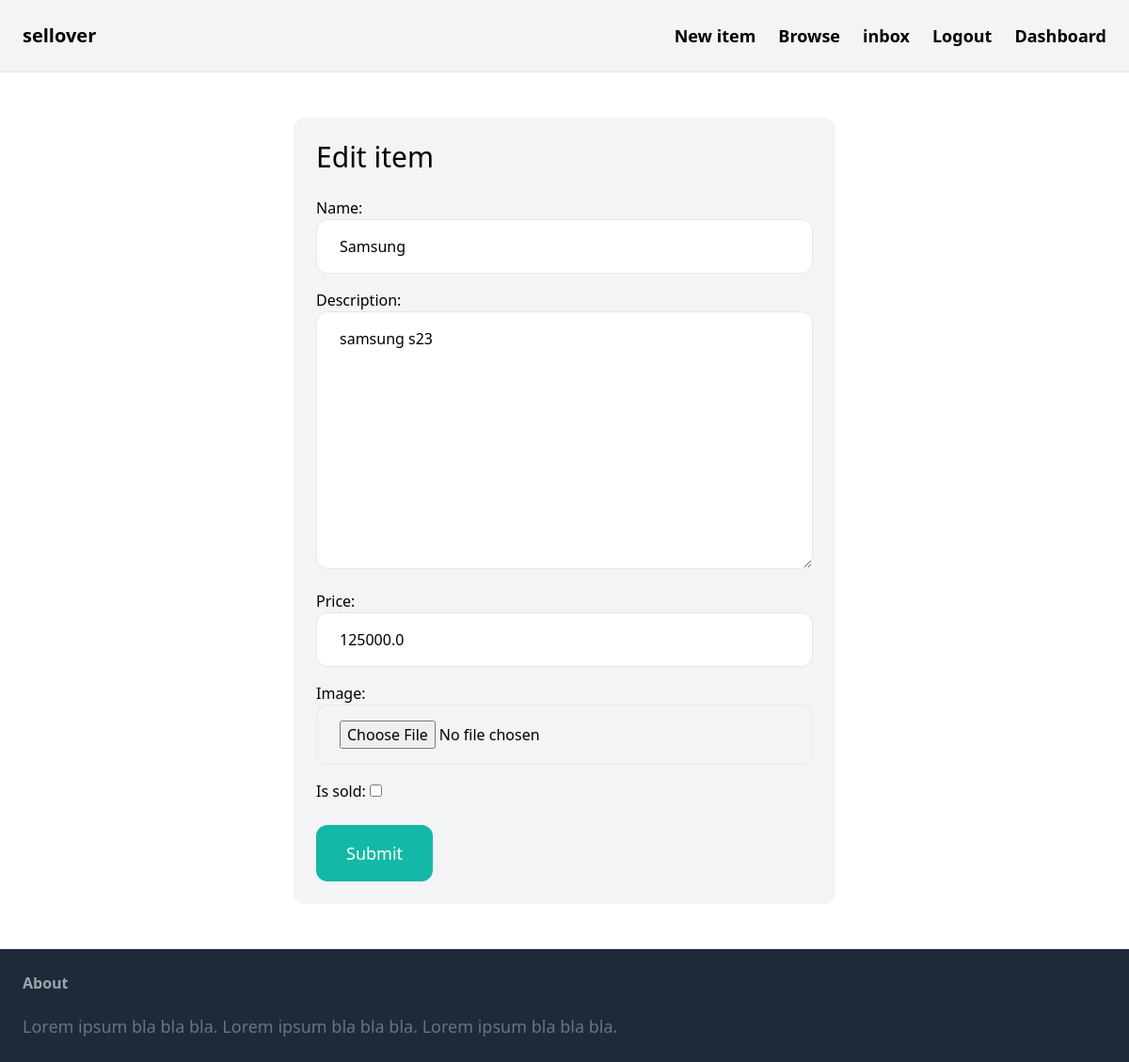
/items/6/edit/ (signed in), run on the app's committed database.
### items/models.py (models this page shows, shortened)
class Item(models.Model):
    category = models.ForeignKey(Category,related_name='items',on_delete=models.CASCADE)
    name = models.CharField(max_length=255)
    description = models.TextField(blank=True, null=True)
    price = models.FloatField()
    image = models.ImageField(upload_to='items_images',blank=True,null=True)
    is_sold = models.BooleanField(default=False)
    created_by = models.ForeignKey(User, related_name='items', on_delete=models.CASCADE)
    created_at = models.DateTimeField(auto_now_add=True)

### items/views.py (the view)
# urls.py: path('<int:pk>/edit/', views.edit, name='edit'),
@login_required(login_url='/login')
def edit(request,pk):
    item = Item.objects.get(pk=pk,created_by=request.user)
    if request.method == 'POST':
        form = EdititemForm(request.POST,request.FILES,instance=item)
        if form.is_valid():
            form.save()
            return redirect('detail',pk=item.id)
    else:
        form = EdititemForm(instance=item)
    context = {
        'form':form,
        'title':'Edit item'
    }
    return render(request,'item/form.html',context)

### items/forms.py
class EdititemForm(forms.ModelForm):
    class Meta:
        model = Item
        fields = ('name','description','price','image','is_sold')
        widgets = {
            'name': forms.TextInput(attrs={
                'class': INPUT_CLASSES
            }),
            'description': forms.Textarea(attrs={
                'class': INPUT_CLASSES
            }),
            'price': forms.TextInput(attrs={
                'class': INPUT_CLASSES
            }),
            'image': forms.FileInput(attrs={
                'class': INPUT_CLASSES
            })
        }

### items/templates/item/form.html (shortened to what this page needs)
{% extends 'core/base.html' %}
{% block content %}
<div class="w-full md:w-1/2 my-6 mx-auto p-6 bg-gray-100 rounded-xl">
<h1 class="mb-6 text-3xl">{{ title }}</h1>
<form method="post" action="." enctype="multipart/form-data">
    <div class="space-y-4">
        {{ form.as_p }}
    </div>
    <button class="mt-6 py-4 px-8 text-lg bg-teal-500 hover:bg-teal-700 rounded-xl text-white" type="submit">Submit</button>
</form>
</div>
{% endblock %}

### data on the page
Item: name "Samsung", description "samsung s23", price "125000.0"

### other printed values
{{ title }} "Edit item"
